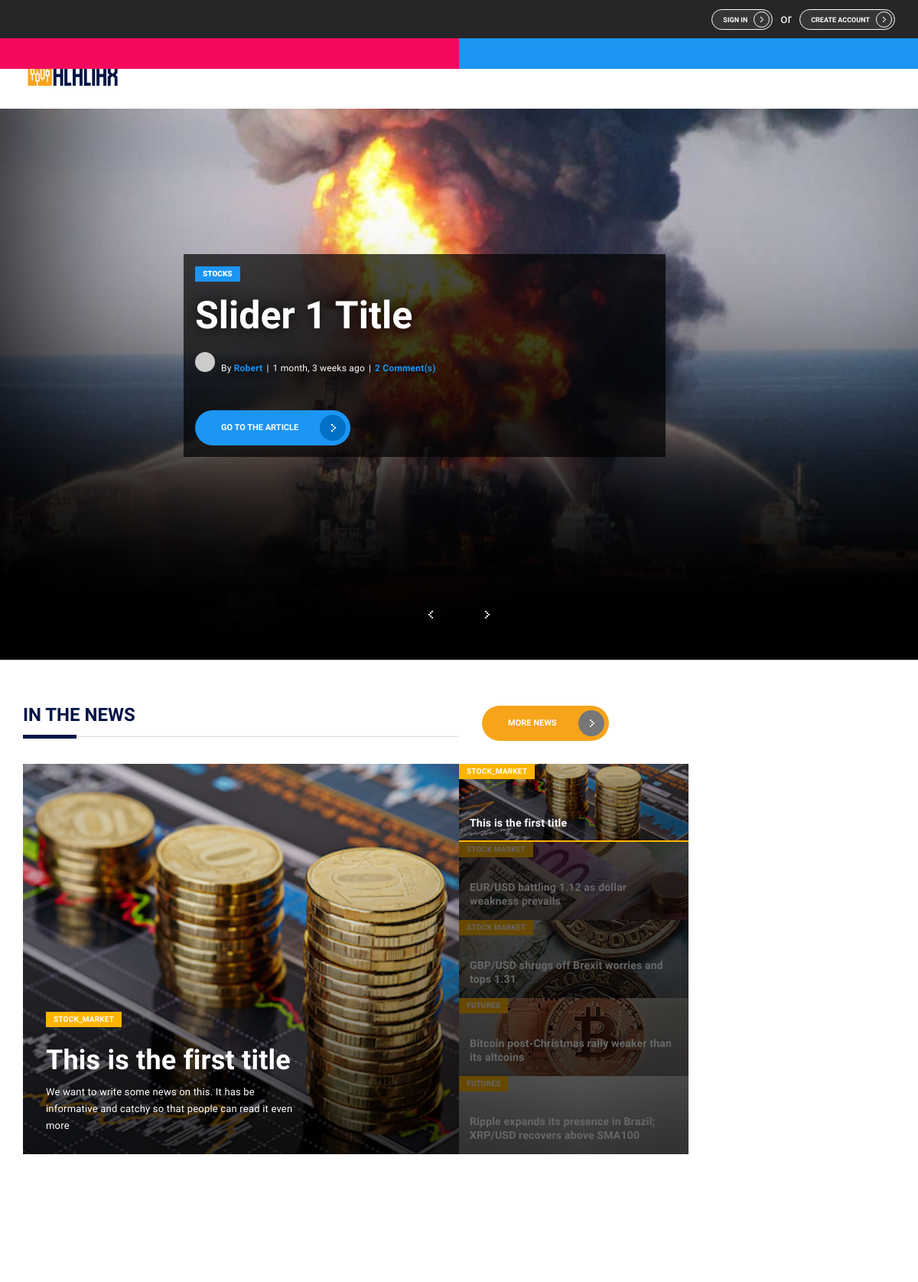
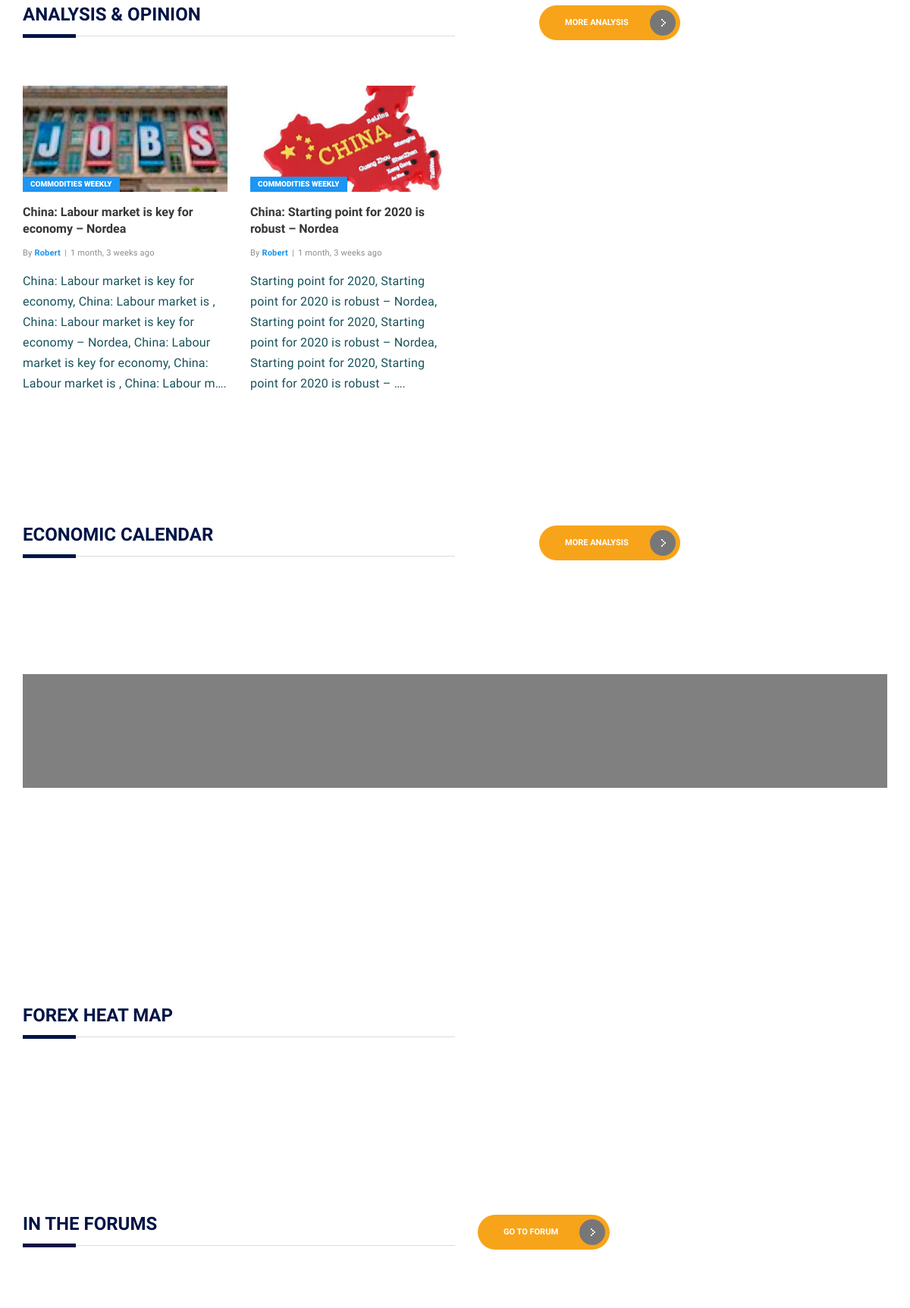
The page / (upper part) on the database its author committed (2 pictures, top to bottom).
### SliderArticles/models.py (models this page shows, shortened)
class SliderArticle(models.Model):
	ARTICLE_CATEGORY = (
		('FOREX', 'Forex'),
		('STOCKS', 'Stocks'),
		('FUTURES', 'Futures'),
	)
	title = models.CharField(max_length=255)
	description = models.TextField(max_length=4000)
	category = models.CharField(max_length = 255, choices=ARTICLE_CATEGORY, default='STOCK MARKET')
	image = models.ImageField(upload_to='slider', blank=True)
	last_updated = models.DateTimeField(auto_now_add=True)
	starter = models.ForeignKey(User, related_name='article', on_delete=models.CASCADE)

### news/models.py (models this page shows, shortened)
class NewsArticle(models.Model):
	NEWS_ARTICLE_CATEGORY = (
		('STOCK MARKET', 'STOCK MARKET'),
		('COMMODITIES', 'COMMODITIES'),
		('FUTURES', 'FUTURES'),
	)
	title = models.CharField(max_length=255)
	description = models.TextField(max_length=4000)
	category = models.CharField(max_length = 255, choices=NEWS_ARTICLE_CATEGORY, default='STOCK MARKET')
	image = models.ImageField(upload_to='news', blank=True)
	last_updated = models.DateTimeField(auto_now_add=True)
	starter = models.ForeignKey(User, related_name='news_article', on_delete=models.CASCADE)

### analysis/models.py (models this page shows, shortened)
class AnalysisArticle(models.Model):
	ANALYSIS_ARTICLE_CATEGORY = (
		('COMMODITIES WEEKLY', 'COMMODITIES WEEKLY'),
	)
	title = models.CharField(max_length=255)
	description = models.TextField(max_length=4000)
	category = models.CharField(max_length=255, choices=ANALYSIS_ARTICLE_CATEGORY, default='COMMODITIES WEEKLY')
	image = models.ImageField(blank=True, upload_to='analysis')
	last_updated = models.DateTimeField(auto_now_add=True)
	starter = models.ForeignKey(User, related_name='analysis_articles', on_delete=models.CASCADE)

### forum/views.py (the view)
# urls.py: path('', views.HomeListView.as_view(template_name='index.html'), name='home'),
class HomeListView(ListView):
    model = Post
    context_object_name = 'home_posts'
    template_name = 'index.html'
    paginate_by = 5
    def get_context_data(self, **kwargs):
        context = super().get_context_data(**kwargs)
        context['news_lists'] = NewsArticle.objects.all()
        context['topic_lists'] = Topic.objects.order_by("-id").all()
        context['slider_lists'] = SliderArticle.objects.all()
        context['analysis_objects'] = AnalysisArticle.objects.all()
        return context

### forum/models.py (called while the page is built)
    def __str__(self):
        return self.name

    def get_message_as_markdown(self):
        return mark_safe(markdown(self.message, safe_mode='escape'))

### forum/templatetags/gravatar.py (called while the page is built)
@register.filter
def gravatar(user):
    email = user.email.lower().encode('utf-8')
    default = 'mm'
    size = 256
    url = 'https://www.gravatar.com/avatar/{md5}?{params}'.format(
        md5=hashlib.md5(email).hexdigest(),
        params=urlencode({'d': default, 's': str(size)})
    )
    return url

### templates/index.html (shortened to what this page needs)
{% extends 'base.html' %}
{% load static %}
{% load gravatar %}
{% load humanize %}
{% block content_home %}
  <div id="banner-slider-2" class="banner-slider text_left v2">
    <div class="slider-items">
      {% for slider in slider_lists %}
      <div style="{% if slider.image.url %} background: url('{{ MEDIA }}{{ slider.image.url }}');{% endif %}background-repeat: no-repeat; background-size: cover; " class="slider-item">
        <div class="slider-item-wrap">
          <div class="post-preview huge gaming-news cstm-bg-transparent">
            <a href="#0" class="tag-ornament">{{ slider.category }}
            <a href="{% url 'article_posts' slider.pk %}" class="post-preview-title">{{ slider.title }}</a>
            <div class="post-author-info-wrap">
              <a href="#0">
                <figure class="user-avatar tiny liquid">
                </figure>
              </a>
              <p class="post-author-info small light">By <a href="#0" class="post-author cstm-camel-case">{{ slider.starter }}</a><span class="separator">|</span>{{ slider.last_updated|naturaltime }}<span class="separator">|</span><a href="{% url 'article_posts' slider.pk %}#op-comments" class="post-comment-count">{{ slider.article_posts.count }} Comment(s)</a></p>
            </div>
            <a href="{% url 'article_posts' slider.pk %}" class="button blue">
              Go to the article
              <div class="button-ornament">
                <svg class="arrow-icon medium">
                  <use xlink:href="#svg-arrow-medium"></use>
                </svg>
              </div>
            </a>
          </div>
        </div>
      </div>
      {% endfor %}
    </div>
    <div class="banner-slider-preview-wrap">
      <div id="sliderb2-controls" class="banner-slider-controls">
        <div class="control-previous">
          <svg class="arrow-icon medium">
            <use xlink:href="#svg-arrow-medium"></use>
          </svg>
        </div>
        <div class="control-next">
          <svg class="arrow-icon medium">
            <use xlink:href="#svg-arrow-medium"></use>
          </svg>
        </div>
      </div>
    </div>
  </div>
      <div class="layout-content-1 layout-item-3-1 grid-limit">
        <div class="layout-body">
          <div class="layout-item gutter-big">
                  <div class="layout-item">
                    <div class="layout-item-2-1 display-flex">
                      <div class="layout-item layout-item-xs">
                      <div class="section-title-wrap primary-color">
                        <h2 class="primary-color">IN THE NEWS</h2>
                        <div class="section-title-separator"></div>
                      </div>
                      </div>
                      <div class="layout-item layout-item-xs">
                        <a href="{% url 'news' %}">
                          <button class="button accent-color-bg cstm_fit_content mgn_left-41">
                            MORE NEWS
                            <span class="button-ornament">
                              <svg class="arrow-icon medium">
                                <use xlink:href="#svg-arrow-medium"></use>
                              </svg>
                            </span>
                          </button>
                        </a>
                      </div>
                    </div>
                    <div class="postslide-wrap">
                      <div id="postslide-1" class="postslide">
                        <div class="news-preview slider-items">
                          {% for news_list in news_lists %}
                          <div class="post-preview picture big geeky-news">
                            <a href="{% url 'news_posts' news_list.pk %}">
                              <div class="post-preview-img-wrap">
                                <figure class="post-preview-img liquid">
                                </figure>
                                <div class="post-preview-overlay">
                                  <span class="tag-ornament">{{ news_list.category }}</span>
                                  <p class="post-preview-title">{{ news_list.title }}</p>
                                  <p class="post-preview-text">{{ news_list.description }}</p>
                                </div>
                              </div>
                            </a>
                          </div>
                          {% endfor %}
                        </div>
                        <div class="news-roster slider-roster">
                          {% for news_list in news_lists %}
                          <div class="post-preview picture short geeky-news">
                            <div class="post-preview-img-wrap">
                              <figure class="post-preview-img liquid">
                              </figure>
                              <div class="post-preview-overlay">
                                <p class="post-preview-title">{{ news_list.title }}</p>
                              </div>
                              <span class="tag-ornament">{{ news_list.category }}</span>
                            </div>
                            <div class="loading-line"></div>
                            <div class="overlay"></div>
                          </div>
                          {% endfor %}
                        </div>
                      </div>
                    </div>
                  </div>
                  <div class="layout-item-2-1 display-flex mgn_top_10pc">
                      <div class="layout-item">
                        <div class="section-title-wrap primary-color">
                          <h2 class="primary-color">ANALYSIS & OPINION</h2>
                          <div class="section-title-separator"></div>
                        </div>
                      </div>
                      <div class="layout-item">
                        <a href="{% url 'analysis' %}">
                          <button class="button accent-color-bg cstm_fit_content mgn_left-40">
                            MORE ANALYSIS
                            <span class="button-ornament">
                              <svg class="arrow-icon medium">
                                <use xlink:href="#svg-arrow-medium"></use>
                              </svg>
                            </span>
                          </button>
                        </a>
                      </div>
                    </div>
                    <div class="layout-item-1-1-1">
                      {% for analysis in analysis_objects|slice:":3" %}
                      <div class="layout-item">
                        <div class="post-preview gaming-news img-toggle">
                          <a href="{% url 'analysis_posts' analysis.pk %}">
                            <div class="post-preview-img-wrap">
                              <figure class="post-preview-img liquid">
                              </figure>
                            </div>
                          </a>
                          <a href="#0" class="tag-ornament">{{ analysis.category }}</a>
                          <a href="{% url 'analysis_posts' analysis.pk %}" class="post-preview-title">{{ analysis.title }}</a>
                          <div class="post-author-info-wrap">
                            <p class="post-author-info small light">By <a href="#0" class="post-author cstm-camel-case">{{ analysis.starter }}</a><span class="separator">|</span>{{ analysis.last_updated|naturaltime }}</p>
                          </div>
                          <p class="post-preview-text base-color">{{ analysis.description|truncatechars:200 }}.</p>
                        </div>
                      </div>
                      {% endfor %}
                    </div>
                  <div class="layout-item-2-1 display-flex mgn_top_10pc">
                      <div class="layout-item">
                        <div class="section-title-wrap primary-color">
                          <h2 class="primary-color">ECONOMIC CALENDAR</h2>
                          <div class="section-title-separator"></div>
                        </div>
                      </div>
                      <div class="layout-item">
                        <a href="{% url 'economic_calendar' %}">
                          <button class="button accent-color-bg cstm_fit_content mgn_left-40">
                            MORE ANALYSIS
                            <span class="button-ornament">
                              <svg class="arrow-icon medium">
                                <use xlink:href="#svg-arrow-medium"></use>
                              </svg>
                            </span>
                          </button>
                        </a>
                      </div>
                    </div>
                  <div class="layout-item padded">
                    <a href="#">
                      <div class="promo-banner">
                      </div>
                    </a>
                  </div>
		  <div class="layout-item-2-1 mgn_top_10pc display-flex">
                      <div class="layout-item">
                        <div class="section-title-wrap primary-color">
                          <h2 class="primary-color">FOREX HEAT MAP</h2>
                          <div class="section-title-separator"></div>
                        </div>
                      </div>
                      <div class="layout-item">
                      </div>
                    </div>
                  <div class="layout-item-2-1 mgn_top_10pc display-flex">
                      <div class="layout-item">
                        <div class="section-title-wrap primary-color">
                          <h2 class="primary-color">IN THE FORUMS</h2>
                          <div class="section-title-separator"></div>
                        </div>
                      </div>
                      <div class="layout-item">
                        <a href="{% url 'forum' %}">
                          <button class="button accent-color-bg cstm_fit_content mgn_left-41">
                            GO TO FORUM
                            <span class="button-ornament">
                              <svg class="arrow-icon medium">
                                <use xlink:href="#svg-arrow-medium"></use>
                              </svg>
                            </span>
                          </button>
                        </a>
                      </div>
                    </div>
                  <div class="layout-item padded own-grid">
                      {% for topic in topic_lists|slice:":4" %}
                <br>
                {%  endfor %}
                  <br>
                  <br>
                  </div>
          </div>
        </div>
    </div>
{% endblock content_home %}

### static/css/custom_css.css (style rules this page uses)
.text_left { text-align: left; }
html { scroll-behavior: smooth; }
.cstm-bg-transparent { padding: 15px; background: rgba(0, 0, 0, 0.7); }
span { font-family: "Exo",sans-serif!important; letter-spacing: 0.2px; }
p { font-size: 1.0em; padding-top: 8px; font-family: "Exo",sans-serif!important; letter-spacing: 0.2px; }
.tag-ornament { background-color: #ffb400; }
.slider-item { box-shadow: inset 100px -400px 269px -80px rgba(1, 1, 1, 1)!important; }
.banner-slider .slider-item-wrap { width: 60%; }
.cstm-camel-case { text-transform: capitalize; }
.post-preview-title { text-transform: unset!important; }
.section-title-wrap .section-title-separator:before { height: 5px; }
.cstm_fit_content { width: fit-content; }
.mgn_left-40 { margin-left: 30%; }
.mgn_top_10pc { margin-top: 10%; }
.promo-banner { margin-bottom: 10%; }
button.accent-color-bg { background-color: #F7A41A; }
.section-title-wrap.primary-color .section-title-separator:before { background-color: #001446; }
.primary-color { color: #001446; }
.base-color { color: #18535B; }
.accent-color-bg { background-color: #F7A41A; }
.promo-banner { background:unset; background-color: gray; min-height: 150px; }

### rows shown on the page
SliderArticle: image (picture), category "STOCKS", title "Slider 1 Title", starter "Robert", last_updated "1 month, 3 weeks ago", article_posts.count "2"
NewsArticle: category "STOCK_MARKET", title "This is the first title", description "We want to write some news on this. It has be informative and catchy so that people can read it even more"
NewsArticle: title "EUR/USD battling 1.12 as dollar weakness prevails", category "STOCK MARKET"
NewsArticle: title "GBP/USD shrugs off Brexit worries and tops 1.31", category "STOCK MARKET"
NewsArticle: title "Bitcoin post-Christmas rally weaker than its altcoins", category "FUTURES"
NewsArticle: title "Ripple expands its presence in Brazil; XRP/USD recovers above SMA100", category "FUTURES"
AnalysisArticle: category "COMMODITIES WEEKLY", title "China: Labour market is key for economy – Nordea", starter "Robert", last_updated "1 month, 3 weeks ago", description "China: Labour market is key for economy, China: Labour market is , China: Labour market is key for economy – Nordea, China: Labour market is key for economy, China: Labour market is , China: Labour m…"
AnalysisArticle: category "COMMODITIES WEEKLY", title "China: Starting point for 2020 is robust – Nordea", starter "Robert", last_updated "1 month, 3 weeks ago", description "Starting point for 2020, Starting point for 2020 is robust – Nordea, Starting point for 2020, Starting point for 2020 is robust – Nordea, Starting point for 2020, Starting point for 2020 is robust – …"
